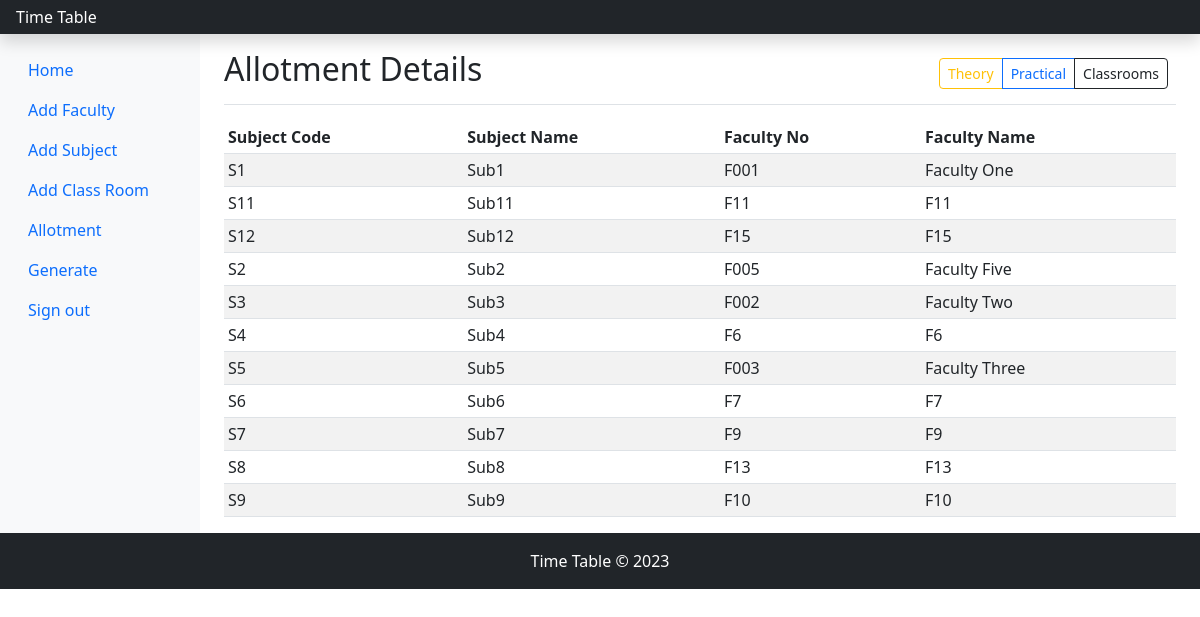
/allotment.php (signed in), run on the app's committed database.
### tables this page shows
CREATE TABLE `subject` (
  `subject_id` int(11) NOT NULL,
  `code` varchar(10) NOT NULL,
  `name` varchar(100) NOT NULL,
  `course` varchar(50) NOT NULL,
  `semister` varchar(10) NOT NULL,
  `department` varchar(50) NOT NULL,
  `isAlloted` int(11) NOT NULL DEFAULT '0',
  `allotTheory` varchar(10) DEFAULT NULL,
  `allotPractical` varchar(10) DEFAULT NULL,
  `allotClassrooms` varchar(10) DEFAULT NULL,
  `createAt` timestamp NOT NULL DEFAULT CURRENT_TIMESTAMP ON UPDATE CURRENT_TIMESTAMP
);

CREATE TABLE `faculty` (
  `faculty_id` int(11) NOT NULL,
  `faculty_number` varchar(10) NOT NULL,
  `name` varchar(100) NOT NULL,
  `dummy` varchar(5) NOT NULL,
  `designation` varchar(50) NOT NULL,
  `contact` varchar(20) NOT NULL,
  `email` varchar(50) NOT NULL,
  `createAt` timestamp NOT NULL DEFAULT CURRENT_TIMESTAMP ON UPDATE CURRENT_TIMESTAMP
);

### allotment.php (the view, shortened to what this page needs)
<?php include('header.php'); ?>
<?php include('db.php'); ?>
<main class="col-md-9 ms-sm-auto col-lg-10 px-md-4">
    <div class="d-flex justify-content-between flex-wrap flex-md-nowrap align-items-center pt-3 pb-2 mb-3 border-bottom">
        <h1 class="h2">Allotment Details</h1>
        <div class="btn-toolbar mb-2 mb-md-0">
            <div class="btn-group me-2">
                <button type="button" class="btn btn-sm btn-outline-warning" data-bs-toggle="modal" data-bs-target="#theoryModal" onclick="theory()">
                    Theory
                </button>
                <button type="button" class="btn btn-sm btn-outline-primary" data-bs-toggle="modal" data-bs-target="#practicalModal" onclick="practical()">
                    Practical
                </button>
                <button type="button" class="btn btn-sm btn-outline-dark" data-bs-toggle="modal" data-bs-target="#classroomsModal" onclick="classroom()">
                    Classrooms
                </button>
            </div>
        </div>
    </div>
    <div id="theoryTable" style="display:block">
        <div class="table-responsive">
            <table class="table table-striped table-sm">
                <thead>
                    <tr>
                        <th>Subject Code</th>
                        <th>Subject Name</th>
                        <th>Faculty No</th>
                        <th>Faculty Name</th>
                    </tr>
                </thead>
                <tbody>
                    <?php
                    $sql2 = "select * from subject order by code asc";
                    $result2 = $conn->query($sql2);
                    if ($result2->num_rows > 0) {
                        while ($fetch2 = $result2->fetch_assoc()) {
                            if ($fetch2['isAlloted'] == 0 || $fetch2['course'] == 'LAB')
                                continue;
                            $faculty_number = $fetch2['allotTheory'];
                            $sql3 = "select * from faculty where faculty_number = '" . $faculty_number . "' ";
                            $result3 = $conn->query($sql3);
                            if ($result3->num_rows > 0) {
                                $fetch3 = $result3->fetch_assoc();
                    ?>
                                <tr>
                                    <td><?= $fetch2['code'] ?></td>
                                    <td><?= $fetch2['name'] ?></td>
                                    <td><?= $fetch3['faculty_number'] ?></td>
                                    <td><?= $fetch3['name'] ?></td>
                                </tr>
                        <?php
                            }
                        }
                    } else {
                        ?><tr>
                            <td colspan=4 align='center'>No Data</td>
                        </tr><?php
                            }
                                ?>
                </tbody>
            </table>
        </div>
    </div>
</main>
<?php include('footer.php'); ?>

### header.php (shortened to what this page needs)
<!doctype html>
<html lang="en">
<head>
    <link href="https://getbootstrap.com/docs/5.3/dist/css/bootstrap.min.css" rel="stylesheet">
    <link href="https://getbootstrap.com/docs/5.3/examples/dashboard/dashboard.css" rel="stylesheet">
    <link href="s2sstyle.css" rel="stylesheet">
</head>
<body>
    <header class="navbar navbar-dark sticky-top bg-dark flex-md-nowrap p-0 shadow">
        <a class="navbar-brand col-md-3 col-lg-2 me-0 px-3 fs-6" href="#">Time Table</a>
    </header>
    <div class="container-fluid">
        <div class="row">
            <nav id="sidebarMenu" class="col-md-3 col-lg-2 d-md-block bg-light sidebar collapse">
                <div class="position-sticky pt-3 sidebar-sticky">
                    <ul class="nav flex-column">
                        <li class="nav-item">
                            <a class="nav-link active" aria-current="page" href="#">Home</a>
                        </li>
                        <li class="nav-item">
                            <a class="nav-link" href="addfaculty.php">Add Faculty</a>
                        </li>
                        <li class="nav-item">
                            <a class="nav-link" href="addsubject.php">Add Subject</a>
                        </li>
                        <li class="nav-item">
                            <a class="nav-link" href="addclassroom.php">Add Class Room</a>
                        </li>
                        <li class="nav-item">
                            <a class="nav-link" href="allotment.php">Allotment</a>
                        </li>
                        <li class="nav-item">
                            <a class="nav-link" href="generate.php">Generate</a>
                        </li>
                        <li class="nav-item">
                            <a class="nav-link" href="logout.php">Sign out</a>
                        </li>
                    </ul>
                </div>
            </nav>

### footer.php (shortened to what this page needs)
</div>
</div>
<footer class="bg bg-dark text-center p-3">
  <div class="container">
    <span class="text-white">Time Table &copy; <?= date('Y') ?></span>
  </div>
</footer>
</body>
</html>

### data on the page
subject: code "S1", name "Sub1", faculty.faculty_number "F001", faculty.name "Faculty One"
subject: code "S11", name "Sub11", faculty.faculty_number "F11", faculty.name "F11"
subject: code "S12", name "Sub12", faculty.faculty_number "F15", faculty.name "F15"
subject: code "S2", name "Sub2", faculty.faculty_number "F005", faculty.name "Faculty Five"
subject: code "S3", name "Sub3", faculty.faculty_number "F002", faculty.name "Faculty Two"
subject: code "S4", name "Sub4", faculty.faculty_number "F6", faculty.name "F6"
subject: code "S5", name "Sub5", faculty.faculty_number "F003", faculty.name "Faculty Three"
subject: code "S6", name "Sub6", faculty.faculty_number "F7", faculty.name "F7"
subject: code "S7", name "Sub7", faculty.faculty_number "F9", faculty.name "F9"
subject: code "S8", name "Sub8", faculty.faculty_number "F13", faculty.name "F13"
subject: code "S9", name "Sub9", faculty.faculty_number "F10", faculty.name "F10"
